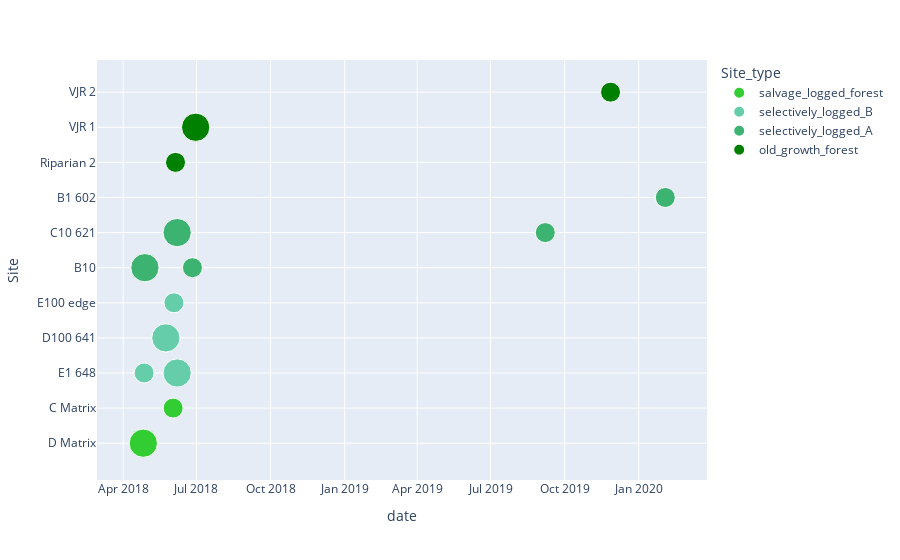

The cell this chart's notebook holds for it:
### Code cell
import plotly.express as px

color_discrete_map = {'old_growth_forest': 'green', 
                      'selectively_logged_A': 'MediumSeaGreen',
                      'selectively_logged_B': 'MediumAquaMarine', 
                      'salvage_logged_forest': 'LimeGreen',
                     }
px.scatter(df, y="Site", x="date", size = 'count', color="Site_type", color_discrete_map = color_discrete_map, opacity = 1)

### Figure 1 — Plotly figure (JSON) as saved in the notebook; plotly's stock layout.template omitted (floating-point values rounded to 4 significant figures)
{"data": [{"hovertemplate": "Site_type=salvage_logged_forest<br>date=%{x}<br>Site=%{y}<br>count=%{marker.size}<extra></extra>", "legendgroup": "salvage_logged_forest", "marker": {"color": "LimeGreen", "opacity": 1, "size": [2, 2, 1], "sizemode": "area", "sizeref": 0.005, "symbol": "circle"}, "mode": "markers", "name": "salvage_logged_forest", "orientation": "v", "showlegend": true, "type": "scatter", "x": ["2018-4-26", "2018-4-26", "2018-6-2"], "xaxis": "x", "y": ["D Matrix", "D Matrix", "C Matrix"], "yaxis": "y"}, {"hovertemplate": "Site_type=selectively_logged_B<br>date=%{x}<br>Site=%{y}<br>count=%{marker.size}<extra></extra>", "legendgroup": "selectively_logged_B", "marker": {"color": "MediumAquaMarine", "opacity": 1, "size": [1, 2, 2, 1, 2], "sizemode": "area", "sizeref": 0.005, "symbol": "circle"}, "mode": "markers", "name": "selectively_logged_B", "orientation": "v", "showlegend": true, "type": "scatter", "x": ["2018-4-27", "2018-5-24", "2018-5-24", "2018-6-3", "2018-6-7"], "xaxis": "x", "y": ["E1 648", "D100 641", "D100 641", "E100 edge", "E1 648"], "yaxis": "y"}, {"hovertemplate": "Site_type=selectively_logged_A<br>date=%{x}<br>Site=%{y}<br>count=%{marker.size}<extra></extra>", "legendgroup": "selectively_logged_A", "marker": {"color": "MediumSeaGreen", "opacity": 1, "size": [2, 2, 2, 1, 1, 1], "sizemode": "area", "sizeref": 0.005, "symbol": "circle"}, "mode": "markers", "name": "selectively_logged_A", "orientation": "v", "showlegend": true, "type": "scatter", "x": ["2018-4-28", "2018-4-28", "2018-6-7", "2018-6-26", "2019-9-7", "2020-2-3"], "xaxis": "x", "y": ["B10", "B10", "C10 621", "B10", "C10 621", "B1 602"], "yaxis": "y"}, {"hovertemplate": "Site_type=old_growth_forest<br>date=%{x}<br>Site=%{y}<br>count=%{marker.size}<extra></extra>", "legendgroup": "old_growth_forest", "marker": {"color": "green", "opacity": 1, "size": [1, 2, 2, 1], "sizemode": "area", "sizeref": 0.005, "symbol": "circle"}, "mode": "markers", "name": "old_growth_forest", "orientation": "v", "showlegend": true, "type": "scatter", "x": ["2018-6-5", "2018-6-30", "2018-6-30", "2019-11-27"], "xaxis": "x", "y": ["Riparian 2", "VJR 1", "VJR 1", "VJR 2"], "yaxis": "y"}], "layout": {"autosize": true, "legend": {"itemsizing": "constant", "title": {"text": "Site_type"}, "tracegroupgap": 0}, "margin": {"t": 60}, "xaxis": {"anchor": "y", "autorange": true, "domain": [0, 1], "range": ["2018-03-04 13:53:25.249", "2020-03-22 00:40:36.4227"], "title": {"text": "date"}, "type": "date"}, "yaxis": {"anchor": "x", "autorange": true, "domain": [0, 1], "range": [-1.568, 11.3], "title": {"text": "Site"}, "type": "category"}}}
